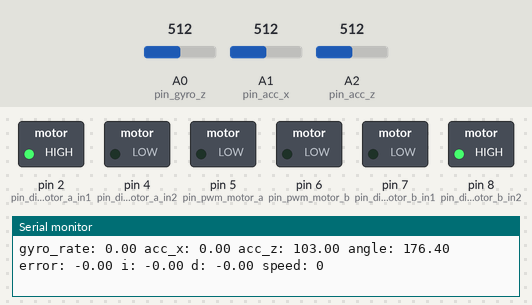
The sketch below on a simulated Arduino Uno, built with avr-gcc and run on an emulated ATmega328P. On the bench: switched loads named in the sketch (green lamp = pin HIGH), the last lines printed to the serial monitor. The test bench sets the inputs (shaded band); at power-on: A0 (pin_gyro_z) = 512, A1 (pin_acc_x) = 512, A2 (pin_acc_z) = 512.

Above: at 1.4 s.
1.5 s: A0 (pin_gyro_z) set to 547
At 2.7 s:
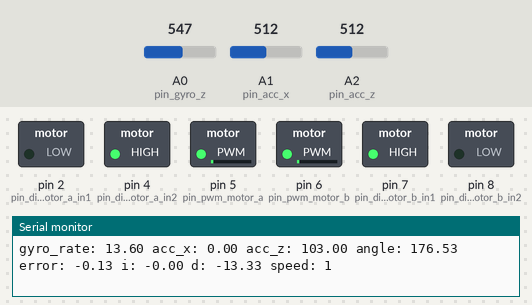
3.0 s: A1 (pin_acc_x) set to 716
At 4.2 s:
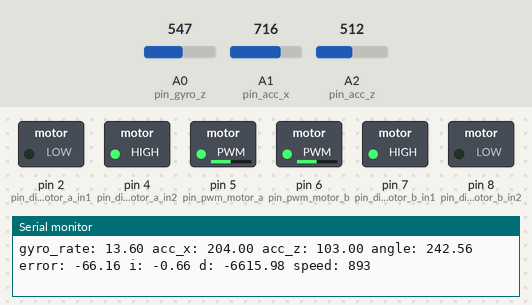
4.5 s: A2 (pin_acc_z) set to 716
At 5.7 s:
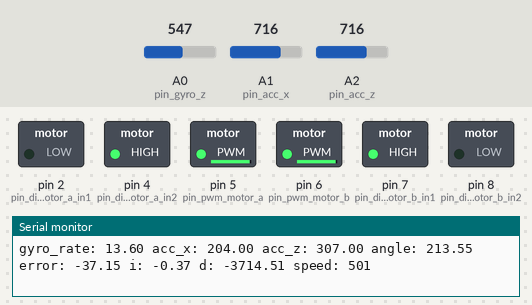
6.0 s: A1 (pin_acc_x) set to 306
At 6.9 s:
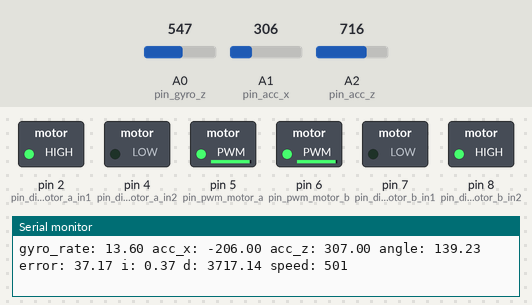
7.5 s: A0 (pin_gyro_z) set to 366
At 8.6 s:
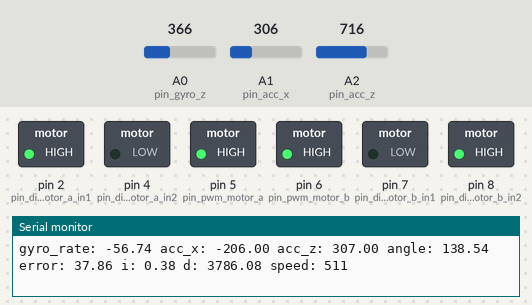
10.5 s: A0 (pin_gyro_z) set to 335
At 11.8 s:
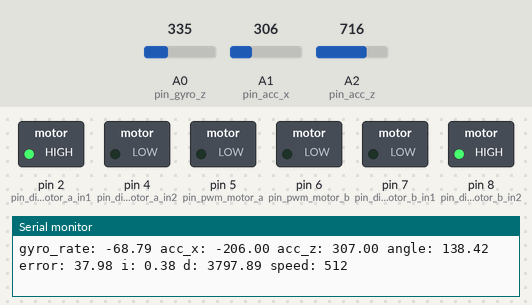
Timing chart, 0 to 13.5 s (numbered marks = the images above; inputs shaded):
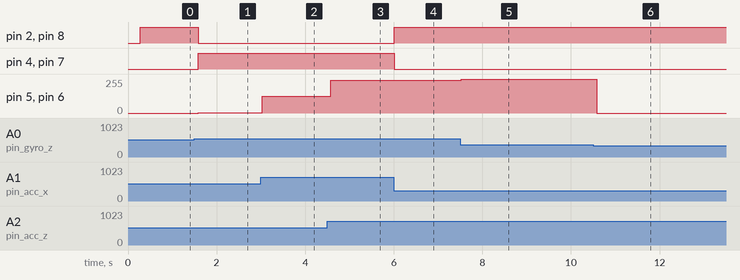

Measured:
- the behaviour switches between 531 and 532 on A0 (pin_gyro_z) (found by bisection; images 0 and 1)
- the behaviour switches between 349 and 348 on A0 (pin_gyro_z) (found by bisection; images 5 and 6)
- after the input at 1.5 s, pin 2 (pin_dir_motor_a_in1), pin 8 (pin_dir_motor_b_in2): HIGH → LOW after 0.09 s; pin 4 (pin_dir_motor_a_in2), pin 7 (pin_dir_motor_b_in1): LOW → HIGH after 0.09 s; pin 5 (pin_pwm_motor_a), pin 6 (pin_pwm_motor_b): 0/255 → 1/255 after 0.09 s
- after the input at 3.0 s, pin 5 (pin_pwm_motor_a), pin 6 (pin_pwm_motor_b): 1/255 → 125/255 at once
- after the input at 4.5 s, pin 5 (pin_pwm_motor_a), pin 6 (pin_pwm_motor_b): 125/255 → 245/255 after 0.07 s
- after the input at 6.0 s, pin 2 (pin_dir_motor_a_in1), pin 8 (pin_dir_motor_b_in2): LOW → HIGH at once; pin 4 (pin_dir_motor_a_in2), pin 7 (pin_dir_motor_b_in1): HIGH → LOW at once
- after the input at 7.5 s, pin 5 (pin_pwm_motor_a), pin 6 (pin_pwm_motor_b): 245/255 → 255/255 at once
- after the input at 10.5 s, pin 5 (pin_pwm_motor_a), pin 6 (pin_pwm_motor_b): 255/255 → 0/255 after 0.08 s

The sketch:

balancebot.ino
```cpp
// Filename:      balancebot.ino
// Description:   An Arduino-based two-wheel balancing robot.
// Author:        Roger Ignazio <me at rogerignazio dot com>
// Project page:  http://rogerignazio.com/projects/balancebot

// vim: set filetype=cpp tabstop=2 shiftwidth=2 softtabstop=2 expandtab:

// Include additional libraries
#include <math.h>

// Arduino UNO uses a 10-bit ADC yielding a max of 1024 values (0-1023)
#define ADC_RANGE 1023

// Math defines, for when more than 'float' precision is needed.
// On the Arduino Uno, both 'float' and 'double' are limited to 4 bytes.
#define PI 3.14159265359
#define RAD_TO_DEG 57.29577951308

// Operational defines
// Un-comment DEBUG to print additional information to the serial monitor
// Un-comment NOOP to disable PWM output to the motors
#define DEBUG
//#define NOOP

// Pin assignment
const int pin_pwm_motor_a = 5;        // PWM for motor a
const int pin_pwm_motor_b = 6;        // PWM for motor b
const int pin_dir_motor_a_in1 = 2;    // HUB-ee direction 1 (motor a)
const int pin_dir_motor_a_in2 = 4;    // HUB-ee direction 2 (motor a)
const int pin_dir_motor_b_in1 = 7;    // HUB-ee direction 1 (motor b)
const int pin_dir_motor_b_in2 = 8;    // HUB-ee direction 2 (motor b)
const int pin_gyro_z = A0;            // gyro reading
const int pin_acc_x = A1;             // accelerometer reading x-axis
const int pin_acc_z = A2;             // accelerometer reading z-axis

// Gyro, accelerometer, and time constants
const float gyro_volt = 3.3;          // LPY503AL operating voltage
const float gyro_idle = 1.23;         // LPY503AL zero-rate voltage
const float gyro_sens = 0.0083;       // LPY503AL sensitivity: 8.3mV/deg/sec
const float acc_volt = 3.3;           // ADXL335 operating voltage
const float acc_sens = 0.33;          // ADXL335 sensitivity: 330 mV/g
const float dt = 0.01;                // delta time; loop time in seconds

// PID tuning ... mostly followed the Ziegler-Nichols method for Classic PID.
// Note: this isn't perfect, and I don't have LabView or MATLAB to
// be able to improve it. I think it's a pretty good starting point though.
//
// Let ultimate gain 'Ku = 10', oscillation period 'Tu = 0.02'
// Kp = 0.6 * Ku;  Ki = 2 * Kp / Tu;  Kd = Kp * Tu / 8
const float kp = 6;                   // proportional gain
const float ki = 600;                 // integral gain
const float kd = 0.015;               // derivative gain

// The bot does not have a perfect 50/50 weight distribution. tilt_offset
// compensates for this by modifying the initial error value by a few degrees.
// Positive values cause the bot to tip forward; negative does the opposite.
const float tilt_offset = 3.6;

// Initialize other global variables
int gyro_z_offset, acc_x_offset, acc_z_offset;


void setup() {
  // I know it's not necessary to call pinMode() if using analogWrite(), or to
  // redefine INPUT pins, but have done so in the interest of completeness.
  pinMode(pin_pwm_motor_a, OUTPUT);
  pinMode(pin_pwm_motor_b, OUTPUT);
  pinMode(pin_dir_motor_a_in1, OUTPUT);
  pinMode(pin_dir_motor_a_in2, OUTPUT);
  pinMode(pin_dir_motor_b_in1, OUTPUT);
  pinMode(pin_dir_motor_b_in2, OUTPUT);
  pinMode(pin_gyro_z, INPUT);
  pinMode(pin_acc_x, INPUT);
  pinMode(pin_acc_z, INPUT);

  // Allow accelerometer and gyro to power-up and average the readings at idle
  // to determine a realistic offset. Ten samples should be enough.
  delay(100);
  int calibration_counter = 10;
  for (int i = 0; i < calibration_counter; i++) {
    gyro_z_offset += analogRead(pin_gyro_z);
    acc_x_offset += analogRead(pin_acc_x);
    acc_z_offset += analogRead(pin_acc_z);
    delay(10);
  }
  gyro_z_offset /= calibration_counter;
  acc_x_offset /= calibration_counter;
  acc_z_offset /= calibration_counter;
  acc_z_offset -= acc_sens / acc_volt * ADC_RANGE;

  analogWrite(pin_pwm_motor_a, 0);
  analogWrite(pin_pwm_motor_b, 0);

#ifdef DEBUG
  Serial.begin(9600);
  Serial.println();
  Serial.println(" *** DEBUG MODE ON *** ");
  Serial.print("OFFSETS:\t");
  Serial.print(" gyro_z_offset: "); Serial.print(gyro_z_offset);
  Serial.print(" acc_x_offset: "); Serial.print(acc_x_offset);
  Serial.print(" acc_z_offset: "); Serial.print(acc_z_offset);
  Serial.println();
  Serial.print("PID GAINS:\t");
  Serial.print(" kp: "); Serial.print(kp);
  Serial.print(" ki: "); Serial.print(ki);
  Serial.print(" kd: "); Serial.print(kd);
  Serial.println();
#endif
}


void loop() {
  float gyro_rate, acc_x, acc_z, angle;
  float error, i, d, error_last;
  int speed;

  gyro_rate = (analogRead(pin_gyro_z) - gyro_z_offset) / (gyro_sens / gyro_volt * ADC_RANGE);
  acc_x = analogRead(pin_acc_x) - acc_x_offset;
  acc_z = analogRead(pin_acc_z) - acc_z_offset;

  // Convert to degrees and run values through a complementary filter.
  // atan2() will provide output in the range (-pi to pi); we add PI here
  // to make the "zero angle" setpoint 180 degrees.
  angle = (atan2(acc_x, acc_z) + PI) * RAD_TO_DEG;
  angle = 0.98 * (angle + gyro_rate * dt) + 0.02 * acc_x;

  // Output is handled by the PID controller below. Ideally,
  // error = (180 - angle). However, the weight distribution on the
  // bot is not balanced. We compensate for that with tilt_offset.
  error = (180 - tilt_offset) - angle;
  i += error * dt;
  d = (error - error_last) / dt;
  speed = (kp * error) + (ki * i) + (kd * d);
  error_last = error;

  // Positive 'speed' values are forward, negative are reverse. If
  // negative, motor direction is reversed and absolute value is used.
  //
  // For info on controlling the direction of the HUB-ee wheels, see
  // http://www.creative-robotics.com/bmdsresources
  if(speed >= 0) {
    digitalWrite(pin_dir_motor_a_in1, HIGH);
    digitalWrite(pin_dir_motor_a_in2, LOW);
    digitalWrite(pin_dir_motor_b_in1, LOW);
    digitalWrite(pin_dir_motor_b_in2, HIGH);
  }
  else {
    digitalWrite(pin_dir_motor_a_in1, LOW);
    digitalWrite(pin_dir_motor_a_in2, HIGH);
    digitalWrite(pin_dir_motor_b_in1, HIGH);
    digitalWrite(pin_dir_motor_b_in2, LOW);
    speed = abs(speed);
  }

#ifndef NOOP
  // Drive the motors if we're not in NOOP mode
  analogWrite(pin_pwm_motor_a, speed);
  analogWrite(pin_pwm_motor_b, speed);
#endif

#ifdef DEBUG
  Serial.print("gyro_rate: "); Serial.print(gyro_rate);
  Serial.print(" acc_x: "); Serial.print(acc_x);
  Serial.print(" acc_z: "); Serial.print(acc_z);
  Serial.print(" angle: "); Serial.print(angle);
  Serial.print(" error: "); Serial.print(error);
  Serial.print(" i: "); Serial.print(i);
  Serial.print(" d: "); Serial.print(d);
  Serial.print(" speed: "); Serial.print(speed);
  Serial.println();
#endif
}
```
